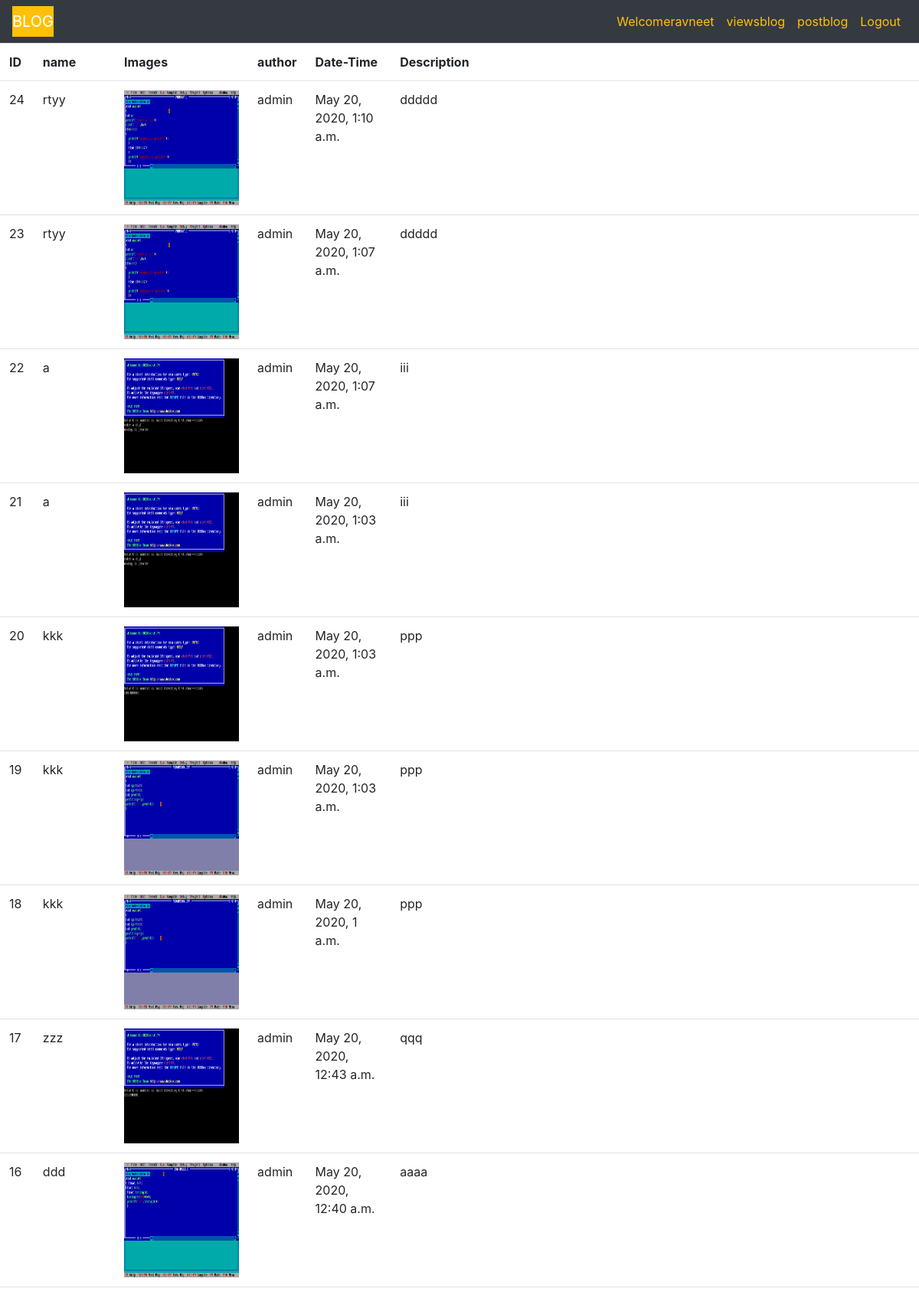
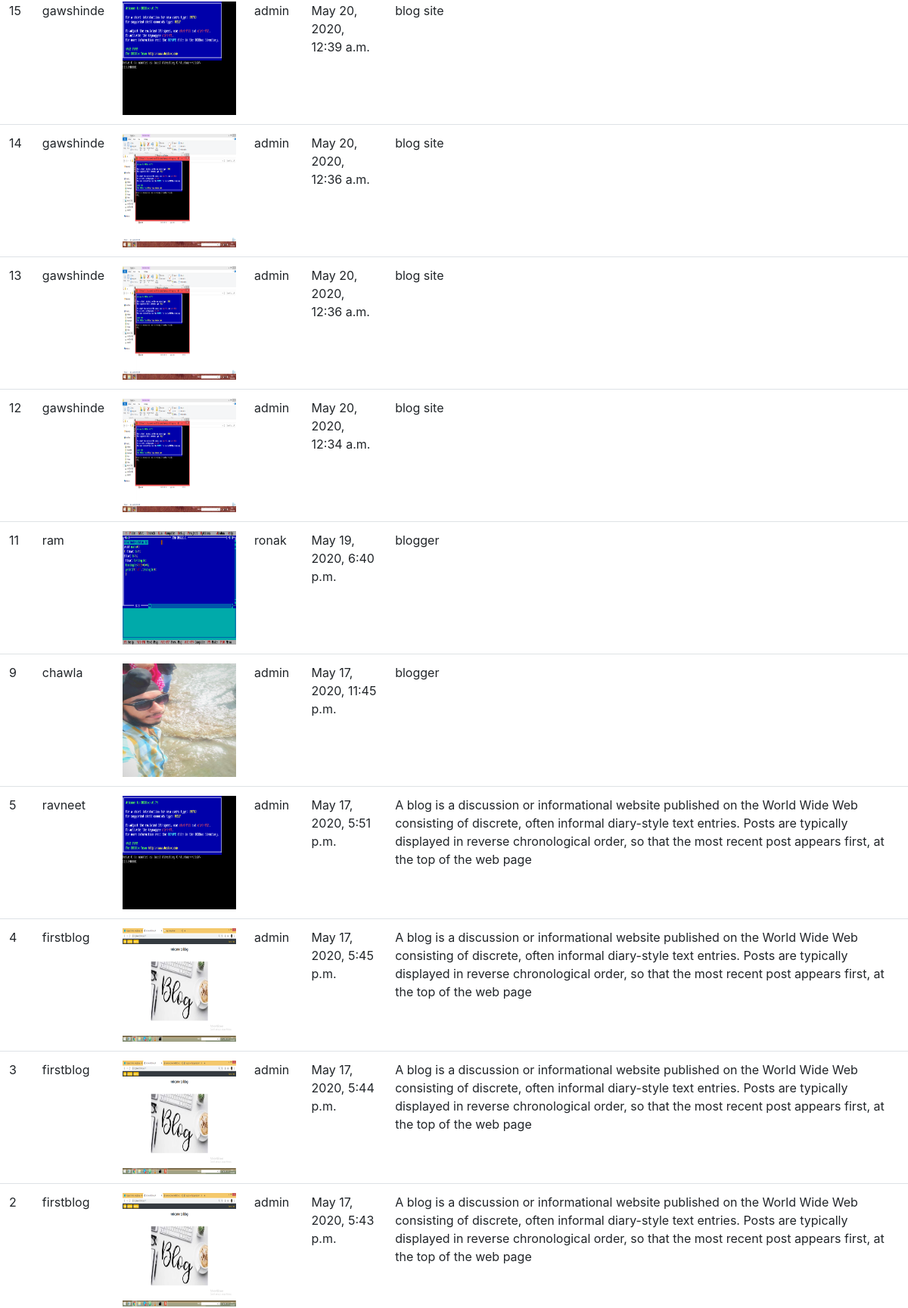
/viewfiles/ (signed in, upper part), run on the app's committed database (2 pictures, top to bottom).
### blogapp/models.py (models this page shows)
class upload(models.Model):
    Title=models.CharField(max_length=30,default='')
    Description=models.CharField(max_length=500,default='')
    name=models.CharField(max_length=50)
    pic=models.FileField(upload_to='image/')
    author=models.CharField(max_length=50)
    upload_date=models.DateTimeField(default=datetime.now)

### blogapp/views.py (the view)
# urls.py: path('viewfiles/',views.viewFilesview),
@login_required
def viewFilesview(request):
    images=upload.objects.all().order_by('-upload_date')
    return render(request,'blogapp/viewfiles.html',{'images':images})

### templates/blogapp/viewfiles.html (shortened to what this page needs)
{% extends 'blogapp/homepage.html'%}
  {% block parentblock %}
<table>
  <h1>upload Files details:</h1>
  {% if images  %}
  <table class="table table-hover">
  <tr>
    <th>ID</th>
    <th> name</th>
    <th>Images</th>
    <th> author</th>
    <th>Date-Time</th>
    <th>Description</th>
  </tr>
  {% for img in images  %}
  <tr>
<td>{{img.id}}</td>
<td>  {{img.name}} </td>
<td> <a href="/detailproduct/{{img.id}}"><img src="{{img.pic.url}}" alt="my pic" height="150" width="150"></a></td>
<td>  {{img.author}}</td>
<td>  {{img.upload_date}}  </td>
<td>  {{img.Description}}</td>
{% endfor %}
{%else%}
<h2> no data </h2>
{%endif%}
</table>
{% endblock %}

### templates/blogapp/homepage.html (shortened to what this page needs)
<!DOCTYPE html>
<html lang="en" dir="ltr">
  <head>
<link rel="stylesheet" href="https://maxcdn.bootstrapcdn.com/bootstrap/4.4.1/css/bootstrap.min.css">
  </head>
  <link rel="stylesheet" href="https://use.fontawesome.com/releases/v5.7.0/css/all.css">
  <nav class="navbar fixed-top navbar-expand-md bg-dark navbar-dark">
<a class="navbar-brand bg-warning a" href="#">BLOG</a>
<div class="collapse navbar-collapse text-center" id="collapsibleNavbar">
  <ul class="navbar-nav ml-auto">
{% if request.user.is_authenticated is True %}
<li class="nav-item">
  <a class="nav-link text-warning" href="#">Welcome{{request.user}}</a>
</li>
  <li class="nav-item">
    <a class="nav-link text-warning" href="/viewfiles/">viewsblog</a>
  </li>
  <li class="nav-item">
    <a class="nav-link text-warning" href="/upload">postblog</a>
  </li>
    <li class="nav-item">
      <a class="nav-link text-warning" href="/accounts/logout">Logout</a>
    </li>
{%endif%}
  </ul>
</div>
</nav>
  {% block parentblock %}
    {%endblock%}
</html>

### data on the page
upload: id "24", name "rtyy", pic (picture), author "admin", upload_date "May 20, 2020, 1:10 a.m.", Description "ddddd"
upload: id "23", name "rtyy", pic (picture), author "admin", upload_date "May 20, 2020, 1:07 a.m.", Description "ddddd"
upload: id "22", name "a", pic (picture), author "admin", upload_date "May 20, 2020, 1:07 a.m.", Description "iii"
upload: id "21", name "a", pic (picture), author "admin", upload_date "May 20, 2020, 1:03 a.m.", Description "iii"
upload: id "20", name "kkk", pic (picture), author "admin", upload_date "May 20, 2020, 1:03 a.m.", Description "ppp"
upload: id "19", name "kkk", pic (picture), author "admin", upload_date "May 20, 2020, 1:03 a.m.", Description "ppp"
upload: id "18", name "kkk", pic (picture), author "admin", upload_date "May 20, 2020, 1 a.m.", Description "ppp"
upload: id "17", name "zzz", pic (picture), author "admin", upload_date "May 20, 2020, 12:43 a.m.", Description "qqq"
upload: id "16", name "ddd", pic (picture), author "admin", upload_date "May 20, 2020, 12:40 a.m.", Description "aaaa"
upload: id "15", name "gawshinde", pic (picture), author "admin", upload_date "May 20, 2020, 12:39 a.m.", Description "blog site"
upload: id "14", name "gawshinde", pic (picture), author "admin", upload_date "May 20, 2020, 12:36 a.m.", Description "blog site"
upload: id "13", name "gawshinde", pic (picture), author "admin", upload_date "May 20, 2020, 12:36 a.m.", Description "blog site"
upload: id "12", name "gawshinde", pic (picture), author "admin", upload_date "May 20, 2020, 12:34 a.m.", Description "blog site"
upload: id "11", name "ram", pic (picture), author "ronak", upload_date "May 19, 2020, 6:40 p.m.", Description "blogger"
upload: id "9", name "chawla", pic (picture), author "admin", upload_date "May 17, 2020, 11:45 p.m.", Description "blogger"
upload: id "5", name "ravneet", pic (picture), author "admin", upload_date "May 17, 2020, 5:51 p.m.", Description "A blog is a discussion or informational website published on the World Wide Web consisting of discrete, often informal diary-style text entries. Posts are typically displayed in reverse chronological order, so that the most recent post appears first, at the top of the web page"
upload: id "4", name "firstblog", pic (picture), author "admin", upload_date "May 17, 2020, 5:45 p.m.", Description "A blog is a discussion or informational website published on the World Wide Web consisting of discrete, often informal diary-style text entries. Posts are typically displayed in reverse chronological order, so that the most recent post appears first, at the top of the web page"
upload: id "3", name "firstblog", pic (picture), author "admin", upload_date "May 17, 2020, 5:44 p.m.", Description "A blog is a discussion or informational website published on the World Wide Web consisting of discrete, often informal diary-style text entries. Posts are typically displayed in reverse chronological order, so that the most recent post appears first, at the top of the web page"
upload: id "2", name "firstblog", pic (picture), author "admin", upload_date "May 17, 2020, 5:43 p.m.", Description "A blog is a discussion or informational website published on the World Wide Web consisting of discrete, often informal diary-style text entries. Posts are typically displayed in reverse chronological order, so that the most recent post appears first, at the top of the web page"

### other printed values
{{ request.user }} "ravneet"
